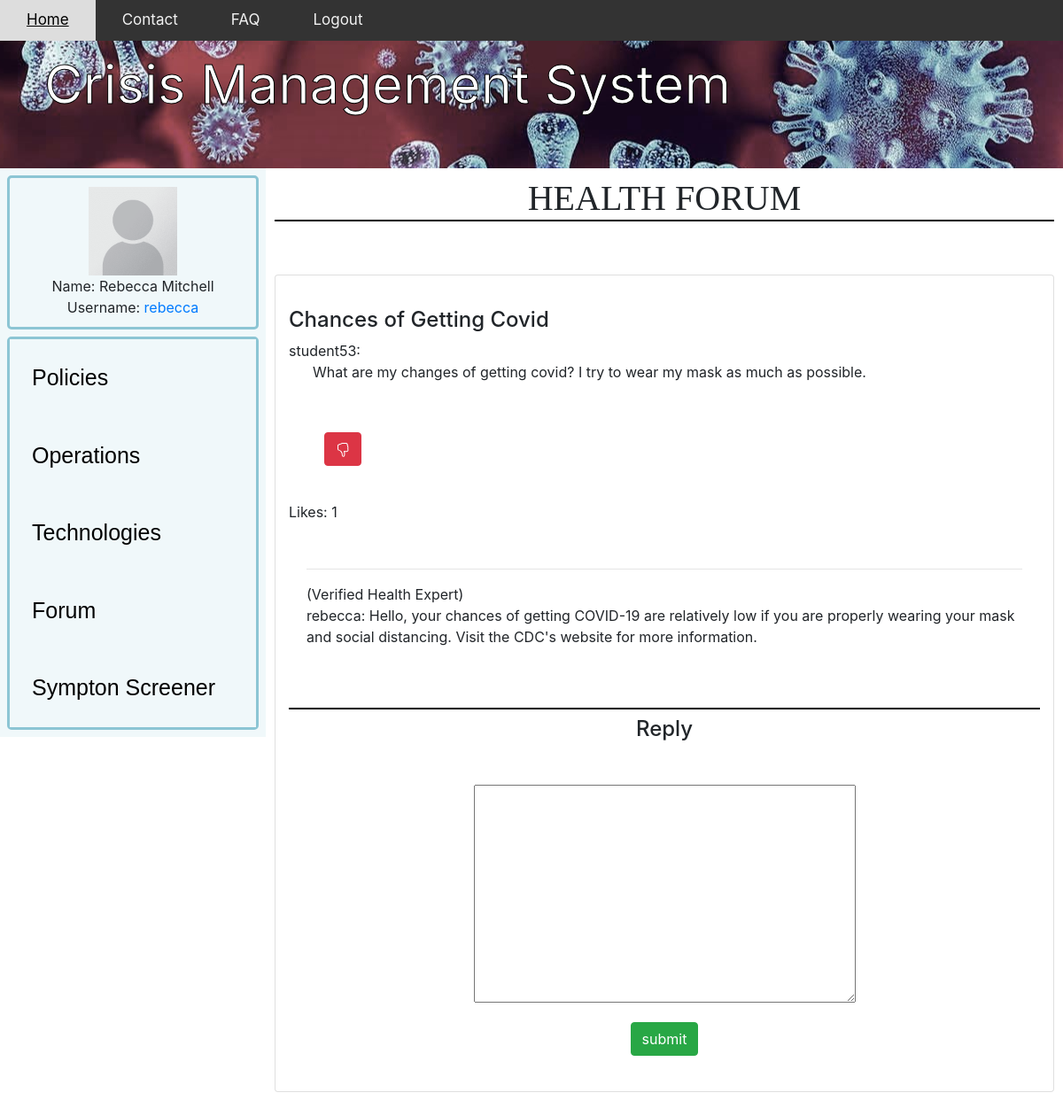
Screenshot of /forumMain/Health/Chances of Getting Covid/ (signed in) with the database file from the repository.
### app/models.py (models this page shows, shortened)
class forum(models.Model):
    name=models.CharField(max_length=200,default="anonymous" )
    topic= models.CharField(max_length=300, unique=True)
    section = models.CharField(max_length=12)
    description = models.CharField(max_length=1000,blank=True)
    date_created=models.DateTimeField(auto_now_add=True,null=True)
    likeCount = models.IntegerField(default=0)
    dislikeCount = models.IntegerField(default=0)
    forumLikes = models.ManyToManyField(User, related_name='forum')
    UserIsHealthExpert = models.BooleanField(default=False)
    UserIsTechExpert = models.BooleanField(default=False)
    def totalLikes(self):
        return self.forumLikes.count()

class Discussion(models.Model):
    forum = models.ForeignKey(forum,blank=True,on_delete=models.CASCADE)
    discuss = models.CharField(max_length=1000)
    name=models.CharField(max_length=200,default="anonymous" )
    UserIsHealthExpert = models.BooleanField(default=False)
    UserIsTechExpert = models.BooleanField(default=False)

### app/views.py (the view, shortened to what this page needs)
# urls.py: path('forumMain/<forumName>/<forumTopic>/', forumDiscussion, name='forumDiscussion'),
@login_required
def forumDiscussion(request, forumName, forumTopic):
    myForum=forum.objects.get(section=forumName, topic=forumTopic)
    discussions=[]
    discussions.append(myForum.discussion_set.all())
    form = CreateInDiscussion()
    totalLikes = myForum.totalLikes()
    liked = False
    if myForum.forumLikes.filter(id=request.user.id).exists():
        liked = True
    context={'forum' : myForum,
            'discussions' : discussions,
            'form' : form,
            'forumName' : forumName,
            'forumTopic' : forumTopic,
            'totalLikes' : totalLikes,
            'liked' : liked,
            }
    return render(request, 'forumDiscussion.html', context)

### app/forms.py
class CreateInDiscussion(ModelForm):
    class Meta:
        model= Discussion
        fields = ["discuss"]
        widgets = {
            'discuss' : Textarea(attrs={'cols': 40, 'rows': 10}),
        }
        labels = {
            'discuss' : _('')
        }

### app/templates/forumDiscussion.html (shortened to what this page needs)
{% extends "app/base2.html" %}
{% load static %}
{% block content %}
<!DOCTYPE html>
<html lang="en">
<head>
    <body>
		<h1>{{forum.section}} Forum</h1>
	</body>
    <link rel="stylesheet" href="https://stackpath.bootstrapcdn.com/bootstrap/4.5.0/css/bootstrap.min.css"0>
</head>
<body>
            <div class="card-columns" style="padding: 10px; margin: 20px;"></div>
            <div class="card box container">
                <br>
                <h6 class="card-title">
                    <h4>{{forum.topic}}</h4>
                    <p>
                        {{forum.name}}: <br> &nbsp; &nbsp; &nbsp; {{forum.description}}</p>
                    <form style="margin: 0"  action="{% url 'like_post' forum.topic %}" method="POST">
                        {% if liked %}
                            <button type="submit", name="post_id", value="{{forum.topic}}", class="btn btn-danger"></button>
                        {% endif %}
                    </form>
                    <p>Likes: {{totalLikes}}</p>
                    <div class="card-body container">
                        </h6>
                        {% for discuss in discussions %}
                        {% for objs in discuss %}
                            <hr>
                        {% if objs.forum == forum %}
                        {% if objs.UserIsHealthExpert %}
                        (Verified Health Expert) <br>
                        {% endif %}
                        {{objs.name}}: {{objs.discuss}}
                           <br>
                        {% endif %}
                        {%endfor%}
                        {%endfor%}
                    </div>
                    <head>
                        <body>
                            <h1><br></h1>
                            <h4 ><center>Reply</center></h4>
                        </body>
                        <link rel="stylesheet" href="https://stackpath.bootstrapcdn.com/bootstrap/4.5.0/css/bootstrap.min.css"0>
                    </head>
                    <form action="{{request.path }}" method="POST" style="text-align: center;">
                        {{form.as_p}}
                        <input type="submit" class="btn btn-success" value="submit" >
                    </form>
            </div>
            <br>
            </div>
</body>
</html>
{%endblock%}

### app/templates/app/base2.html (shortened to what this page needs)
{% load static %}
<!DOCTYPE html>
<html>
	<head>
		<link rel="stylesheet" type="text/css" href="{% static 'css/main.css'%}">
	</head>
    <body>
        <div class="topnav" >
            <a class="active" href="#home" onclick="location.href='/'">Home</a>
            <a href="#contact" onclick="location.href='/contact'">Contact</a>
            <a href="#faq" onclick="location.href='/faq'">FAQ</a>
            {% if request.user.is_authenticated %}
            <a href="{% url 'logout' %}">Logout</a>
            {% else %}
            <a href="#Login" onclick="location.href='/accounts/login'">Login</a>
            {% endif %}
        </div>
        <header>Crisis Management System</header>
        <div class="homecolumn left" >
            <div class="homerow top" >
                <section>
                    {% if user.is_authenticated %}
                        <img src="{% static 'app/images/blank.png' %}" width="100" height="100">
                        <br>Name: {{ user.get_full_name }}
                        <br>Username: <a href="/userDiscussions/">{{ user.username }}</a>
                    {% else %}
                        <button onclick="location.href='/accounts/login'" class="button button1">Login</button>
                    {% endif %}
                </section>
            </div>
            <div class="homerow bottom" >
                <button onclick="location.href='/policies'" class="homebutton">
                    Policies</button>
                <button onclick="location.href='/operation'" class="homebutton">
                    Operations</button>
                <button onclick="location.href='/technologies'" class="homebutton">
                    Technologies</button>
                <button onclick="location.href='/forumMain'" class="homebutton">
                    Forum</button>
                <button onclick="location.href='/screener'" class="homebutton">
                    Sympton Screener</button>
            </div>
        </div>
        <div class="homecolumn right">
            <div class="homerow full">
                {% block content %}{% endblock %}
    </body>
</html>

### app/static/css/main.css (style rules this page uses)
.topnav { background-color: #333; overflow: hidden; position: fixed; width: 100%; z-index: 1; }
.topnav a { float: left; color: #f2f2f2; text-align: center; padding: 10px 30px; text-decoration: none; font-size: 17px; }
h1 { font-size: 32px; text-align: center; font-family: serif; font-weight: bold; text-transform: uppercase; }
h1:after { content:' '; display:block; border: 1px solid black; }
body { margin: 0; padding: 0; }
.homebutton { border: none; color: black; padding: 25px; text-align: left; font-size: 25px; font-family: 'Trebuchet MS', sans-serif; cursor: pointer; display: block; width: 100%; background-color: #f0f8fa; }
header { -webkit-text-stroke-width: 1px; -webkit-text-stroke-color: black; background-image: url("covid.jpg"); overflow: hidden; margin-left: auto; margin-right: auto; background-position: center; background-repeat: no-repeat; padding: 50px; color: white; font-size: 60px; }
.homerow { float: top; }
.top { height: 25%; border: 3px solid #8cc5d4; border-radius: 5px; text-align: center; margin: 8px; padding: 10px }
.bottom { height: 75%; border: 3px solid #8cc5d4; border-radius: 5px; margin: 8px; }
.full { height: 100%; margin: 10px; }
.homecolumn { float: left; border: 10px; }
.left { width: 25%; background: #f0f8fa; }
.right { width: 75%; }

### app/templates/forumDiscussion.html (style rules this page uses)
.box { border: 2px solid black; margin: 0 auto; }
form { margin: 0 auto; padding: 40px; width: fit-content; }

### rows the page displays
forum: section "HEALTH", topic "Chances of Getting Covid", name "student53", description "What are my changes of getting covid? I try to wear my mask as much as possible."
Discussion: UserIsHealthExpert "(Verified Health Expert)", name "rebecca", discuss "Hello, your chances of getting COVID-19 are relatively low if you are properly wearing your mask and social distancing. Visit the CDC's website for more information."

### other values shown
{{ user.get_full_name }} "Rebecca Mitchell"
{{ user.username }} "rebecca"
{{ totalLikes }} "1"
